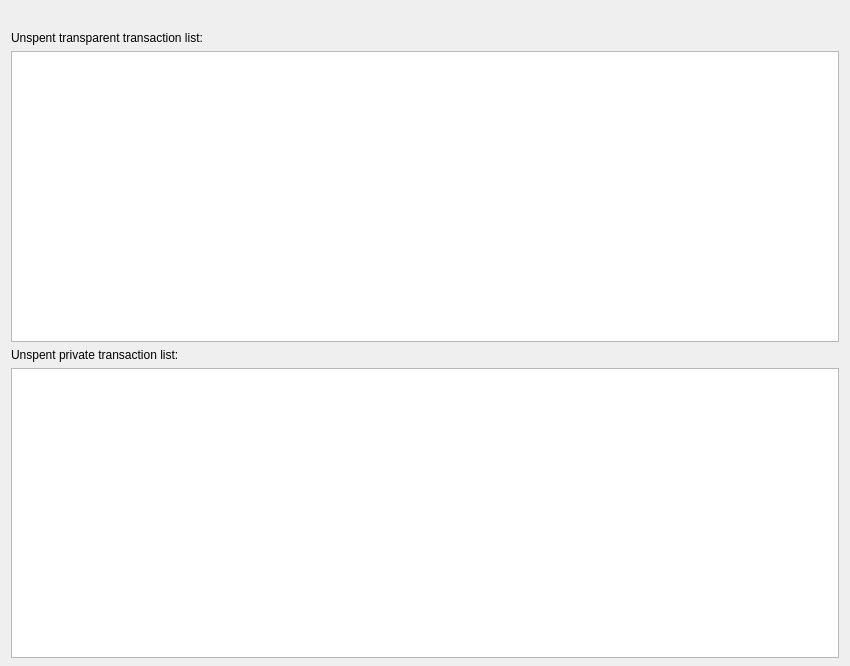
<?xml version="1.0" encoding="UTF-8"?>
<ui version="4.0">
 <class>UnspentPage</class>
 <widget class="QDialog" name="UnspentPage">
  <property name="geometry">
   <rect>
    <x>0</x>
    <y>0</y>
    <width>850</width>
    <height>666</height>
   </rect>
  </property>
  <property name="windowTitle">
   <string>Send Coins</string>
  </property>
  <layout class="QVBoxLayout" name="verticalLayout" stretch="0,0,0,0,0">
   <property name="bottomMargin">
    <number>8</number>
   </property>
   <item>
    <widget class="QLabel" name="labelLogo">
     <property name="text">
      <string/>
     </property>
     <property name="pixmap">
      <pixmap resource="../bitcoin.qrc">:/images/logo</pixmap>
     </property>
     <property name="margin">
      <number>10</number>
     </property>
    </widget>
   </item>
   <item>
    <widget class="QLabel" name="labelExplanation_1">
     <property name="text">
      <string>Unspent transparent transaction list:</string>
     </property>
     <property name="textFormat">
      <enum>Qt::PlainText</enum>
     </property>
     <property name="wordWrap">
      <bool>true</bool>
     </property>
    </widget>
   </item>
   <item>
    <widget class="QTableView" name="tableViewT">
     <property name="contextMenuPolicy">
      <enum>Qt::CustomContextMenu</enum>
     </property>
     <property name="toolTip">
      <string>Right-click to edit address or label</string>
     </property>
     <property name="tabKeyNavigation">
      <bool>false</bool>
     </property>
     <property name="alternatingRowColors">
      <bool>true</bool>
     </property>
     <property name="selectionMode">
      <enum>QAbstractItemView::SingleSelection</enum>
     </property>
     <property name="selectionBehavior">
      <enum>QAbstractItemView::SelectRows</enum>
     </property>
     <property name="sortingEnabled">
      <bool>true</bool>
     </property>
     <attribute name="verticalHeaderVisible">
      <bool>false</bool>
     </attribute>
    </widget>
   </item>
   <item>
    <widget class="QLabel" name="labelExplanation_2">
     <property name="text">
      <string>Unspent private transaction list:</string>
     </property>
     <property name="textFormat">
      <enum>Qt::PlainText</enum>
     </property>
     <property name="wordWrap">
      <bool>true</bool>
     </property>
    </widget>
   </item>
   <item>
    <widget class="QTableView" name="tableViewZ">
     <property name="contextMenuPolicy">
      <enum>Qt::CustomContextMenu</enum>
     </property>
     <property name="toolTip">
      <string>Right-click to edit address or label</string>
     </property>
     <property name="tabKeyNavigation">
      <bool>false</bool>
     </property>
     <property name="alternatingRowColors">
      <bool>true</bool>
     </property>
     <property name="selectionMode">
      <enum>QAbstractItemView::SingleSelection</enum>
     </property>
     <property name="selectionBehavior">
      <enum>QAbstractItemView::SelectRows</enum>
     </property>
     <property name="sortingEnabled">
      <bool>true</bool>
     </property>
     <attribute name="verticalHeaderVisible">
      <bool>false</bool>
     </attribute>
    </widget>
   </item>
  </layout>
 </widget>
 <resources>
  <include location="../bitcoin.qrc"/>
 </resources>
 <connections/>
</ui>
